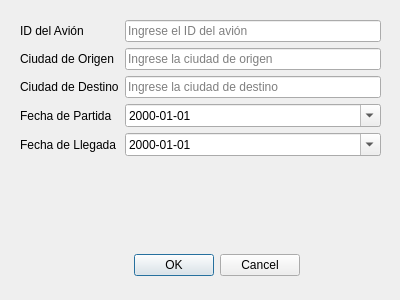
<?xml version="1.0" encoding="UTF-8"?>
<ui version="4.0">
 <class>VueloDialog</class>
 <widget class="QDialog" name="VueloDialog">
  <property name="geometry">
   <rect>
    <x>0</x>
    <y>0</y>
    <width>400</width>
    <height>300</height>
   </rect>
  </property>
  <property name="windowTitle">
   <string>Detalles del Vuelo</string>
  </property>
  <widget class="QWidget" name="formLayoutWidget">
   <property name="geometry">
    <rect>
     <x>20</x>
     <y>20</y>
     <width>361</width>
     <height>211</height>
    </rect>
   </property>
   <layout class="QFormLayout" name="formLayout">
    <property name="fieldGrowthPolicy">
     <enum>QFormLayout::AllNonFixedFieldsGrow</enum>
    </property>

    <!-- ID del Avión -->
    <item row="0" column="0">
     <widget class="QLabel" name="label_avion_id">
      <property name="text">
       <string>ID del Avión</string>
      </property>
     </widget>
    </item>
    <item row="0" column="1">
     <widget class="QLineEdit" name="input_avion_id">
      <property name="placeholderText">
       <string>Ingrese el ID del avión</string>
      </property>
     </widget>
    </item>

    <!-- Ciudad de Origen -->
    <item row="1" column="0">
     <widget class="QLabel" name="label_origen">
      <property name="text">
       <string>Ciudad de Origen</string>
      </property>
     </widget>
    </item>
    <item row="1" column="1">
     <widget class="QLineEdit" name="input_origen">
      <property name="placeholderText">
       <string>Ingrese la ciudad de origen</string>
      </property>
     </widget>
    </item>

    <!-- Ciudad de Destino -->
    <item row="2" column="0">
     <widget class="QLabel" name="label_destino">
      <property name="text">
       <string>Ciudad de Destino</string>
      </property>
     </widget>
    </item>
    <item row="2" column="1">
     <widget class="QLineEdit" name="input_destino">
      <property name="placeholderText">
       <string>Ingrese la ciudad de destino</string>
      </property>
     </widget>
    </item>

    <!-- Fecha de Partida -->
    <item row="3" column="0">
     <widget class="QLabel" name="label_fecha_partida">
      <property name="text">
       <string>Fecha de Partida</string>
      </property>
     </widget>
    </item>
    <item row="3" column="1">
     <widget class="QDateEdit" name="input_fecha_partida">
      <property name="calendarPopup">
       <bool>true</bool>
      </property>
      <property name="displayFormat">
       <string>yyyy-MM-dd</string>
      </property>
     </widget>
    </item>

    <!-- Fecha de Llegada -->
    <item row="4" column="0">
     <widget class="QLabel" name="label_fecha_llegada">
      <property name="text">
       <string>Fecha de Llegada</string>
      </property>
     </widget>
    </item>
    <item row="4" column="1">
     <widget class="QDateEdit" name="input_fecha_llegada">
      <property name="calendarPopup">
       <bool>true</bool>
      </property>
      <property name="displayFormat">
       <string>yyyy-MM-dd</string>
      </property>
     </widget>
    </item>
   </layout>
  </widget>

  <!-- Botones Aceptar y Cancelar -->
  <widget class="QDialogButtonBox" name="buttonBox">
   <property name="geometry">
    <rect>
     <x>100</x>
     <y>250</y>
     <width>200</width>
     <height>30</height>
    </rect>
   </property>
   <property name="standardButtons">
    <set>QDialogButtonBox::Cancel|QDialogButtonBox::Ok</set>
   </property>
  </widget>
 </widget>
 <resources/>
 <connections/>
</ui>
